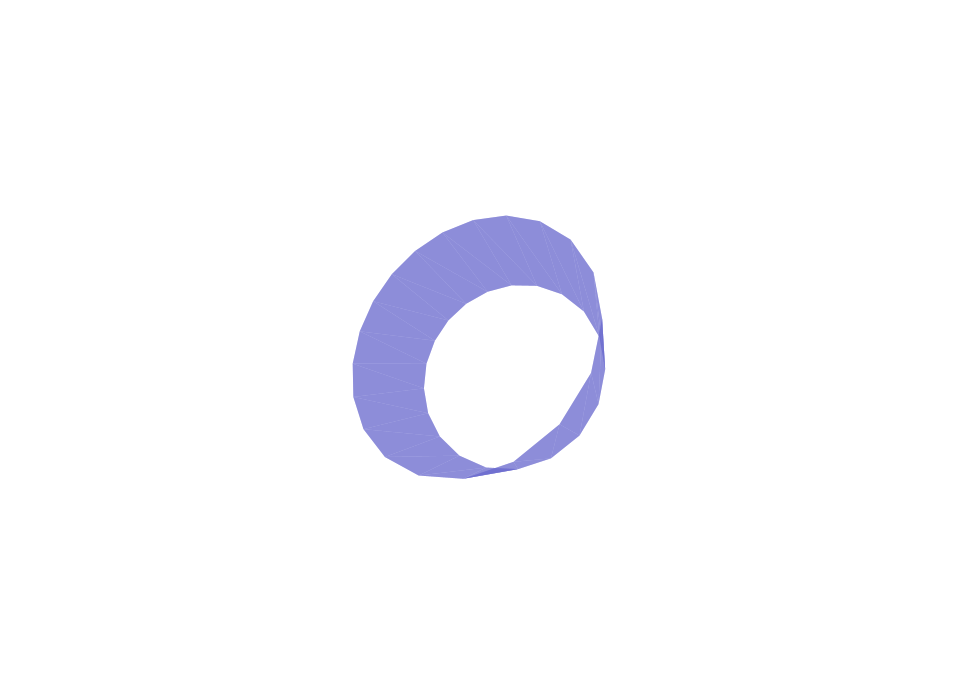
Frame 1 (no input)
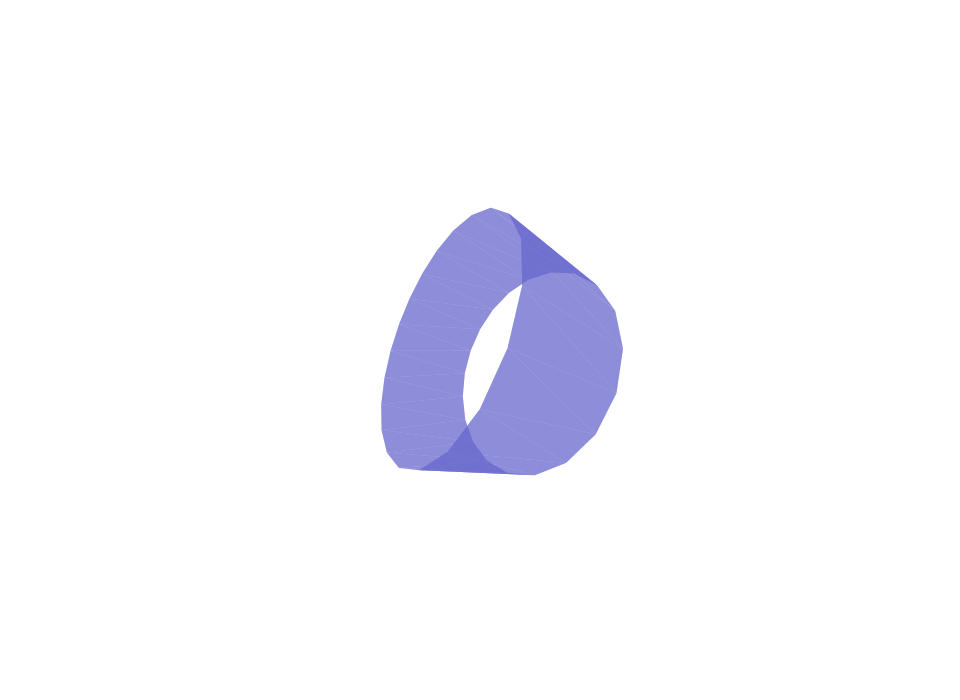
Frame 60 (the mouse pressed at the canvas centre just before this capture)
Frame 120 (the mouse held since frame 60 and released just before this capture): identical to frame 60, image omitted

The Processing sketch that drew these frames (run headless with seeded random() and noise(); from frame 60 on, the mouse is pressed at the canvas centre):

// Processing sketch: Cylinder1
// ── Cylinder1.pde
Point3D points[];
Triangle[] triangles;
static final int numFaces = 20;
float fl = 250;
float vpX = 0;
float vpY = 0;

void setup() {
  size(960, 700);
  frameRate(30);
  initialize();
}

void initialize() {
  smooth();
  noStroke();
  vpX = width/2;
  vpY = height/2;
  
  points = new Point3D[numFaces*2];
  triangles = new Triangle[numFaces*2];
 
  int index = 0;
  for(int i=0; i<numFaces; i++) {
    float angle = PI * 2 / numFaces * i;
    float xpos = cos(angle) * 200;
    float ypos = sin(angle) * 200;
    points[index] = new Point3D(xpos, ypos, -100);
    points[index + 1] = new Point3D(xpos, ypos,  100);
    index += 2;
  }
  for(int i=0; i<points.length; i++) {
    points[i].setVanishingPoint(vpX, vpY);
    points[i].setCenter(0, 0, 200);
  }
  index = 0;
  for(int i=0; i<numFaces-1; i++) {
    triangles[index] = new Triangle(points[index], points[index + 3], points[index + 1], color(102, 102, 204, 127));
    triangles[index + 1] = new Triangle(points[index], points[index + 2], points[index + 3], color(102, 102, 204, 127));
    index += 2;
  }
  triangles[index] = new Triangle(points[index], points[1], points[index + 1], color(102, 102, 204, 127));
  triangles[index+1] = new Triangle(points[index], points[0], points[1], color(102, 102, 204, 127));
}

void draw() {
  background(255);
  
  float angleX = (mouseY - vpY) * 0.001;
  float angleY = (mouseX - vpX) * 0.001;
  for(int i=0; i<points.length; i++) {
    Point3D point = points[i];
    point.rotateX(angleX);
    point.rotateY(angleY);
  }
  for(int i=0; i<triangles.length; i++) {
    triangles[i].update();
  }
}

////////////////////////////////

class Triangle extends Sprite {
  Point3D pointA;
  Point3D pointB;
  Point3D pointC;
  color cl;
  
  Triangle(Point3D a, Point3D b, Point3D c, color cl){
    super();
    pointA = a;
    pointB = b;
    pointC = c;
    this.cl = cl;
  }
  
  void draw(){
    fill(cl);
    beginShape(TRIANGLE_STRIP);
    vertex(pointA.screenX(), pointA.screenY());
    vertex(pointB.screenX(), pointB.screenY());
    vertex(pointC.screenX(), pointC.screenY());
    vertex(pointA.screenX(), pointA.screenY());
    endShape();
  }
}

////////////////////////////////

class Sprite extends Object {
  float x, y;
  float scaleX, scaleY;
  float width, height;
  float rotation;
  boolean visible;
  color strokeColor;
  color fillColor;
  Boolean isStroke;
  Boolean isFill;
  Boolean isRollOver;
  Boolean locked;
  float xoff, yoff;
 
  Sprite() {
    super();
    scaleX = 1.0;
    scaleY = 1.0;
    strokeColor = color(0);
    fillColor = color(0);
    isStroke = false;
    isFill = false;
    isRollOver = false;
    locked = false;
    visible = true;
  }
  
  void update() {
    if(! visible) return;
    pushMatrix();
    if(locked){
      x = mouseX - xoff;
      y = mouseY - yoff;
    }  
    translate(x, y);
    scale(scaleX, scaleY);
    rotate(rotation * PI / 180.0);
    if(isStroke) stroke(strokeColor);
    if(isFill) fill(fillColor);
    draw();
    popMatrix();
  }
  
  void setStrokeColor(color strokeColor) {
    this.strokeColor = strokeColor;
    isStroke = true;
  }
  
  void setFillColor(color fillColor) {
    this.fillColor = fillColor;
    isFill = true;
  }
  
  void startDrag() {
    if(isRollOver){
      locked = true;
      xoff = mouseX - x;
      yoff = mouseY - y;
    }
  }
  
  void stopDrag() {
    locked = false;
  }
  
  void draw() {}
}

////////////////////////////////

class Point3D extends Object {
  float fl = 250;
  float vpX = 0;
  float vpY = 0;
  float cX = 0;
  float cY = 0;
  float cZ = 0;
  float x = 0;
  float y = 0;
  float z = 0;
  
  Point3D(float x, float y, float z) {
    super();
    this.x = x;
    this.y = y;
    this.z = z;
  }
  
  void setVanishingPoint(float vpX, float vpY) {
    this.vpX = vpX;
    this.vpY = vpY;
  }
  
  void setCenter(float cX, float cY, float cZ) {
    this.cX = cX;
    this.cY = cY;
    this.cZ = cZ;    
  }
  
  float screenX() {
    float scale = fl / (fl + z + cZ);
    return vpX + (cX + x) * scale;  
  }
  
  float screenY() {
    float scale = fl / (fl + z + cZ);
    return vpY + (cY + y) * scale;
  }
  
  void rotateX(float angleX) {
    float cosX = cos(angleX);
    float sinX = sin(angleX);
    float y1 = y * cosX - z * sinX;
    float z1 = z * cosX + y * sinX;
    y = y1;
    z = z1;
  }
  
  void rotateY(float angleY) {
    float cosY = cos(angleY);
    float sinY = sin(angleY);
    float x1 = x * cosY - z * sinY;
    float z1 = z * cosY + x * sinY;
    x = x1;
    z = z1;
  }
  
  void rotateZ(float angleZ) {
    float cosZ = cos(angleZ);
    float sinZ = sin(angleZ);
    float x1 = x * cosZ - y * sinZ;
    float y1 = y * cosZ + x * sinZ;
    x = x1;
    y = y1;
  }
}

////////////////////////////////

class Point extends Object {
  float x, y;
  
  Point(float x, float y) {
    super();
    this.x = x;
    this.y = y;
  }
}

////////////////////////////////

class Object {
  Object() {}
}
